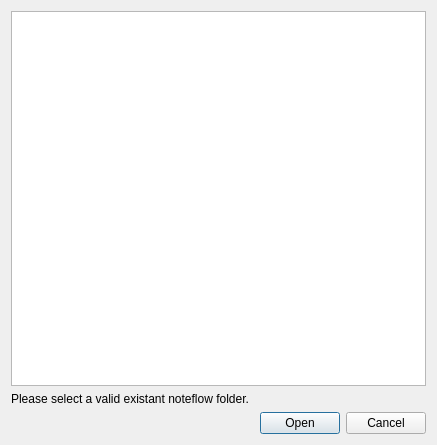
<?xml version="1.0" encoding="UTF-8"?>
<ui version="4.0">
 <class>folderDialog</class>
 <widget class="QDialog" name="folderDialog">
  <property name="geometry">
   <rect>
    <x>0</x>
    <y>0</y>
    <width>437</width>
    <height>445</height>
   </rect>
  </property>
  <property name="windowTitle">
   <string>Dialog</string>
  </property>
  <layout class="QVBoxLayout" name="verticalLayout">
   <item>
    <widget class="QTreeView" name="tree"/>
   </item>
   <item>
    <widget class="QLabel" name="label">
     <property name="text">
      <string>Please select a valid existant noteflow folder.</string>
     </property>
    </widget>
   </item>
   <item>
    <widget class="QDialogButtonBox" name="btns">
     <property name="orientation">
      <enum>Qt::Horizontal</enum>
     </property>
     <property name="standardButtons">
      <set>QDialogButtonBox::Cancel|QDialogButtonBox::Open</set>
     </property>
    </widget>
   </item>
  </layout>
 </widget>
 <resources/>
 <connections>
  <connection>
   <sender>btns</sender>
   <signal>accepted()</signal>
   <receiver>folderDialog</receiver>
   <slot>accept()</slot>
   <hints>
    <hint type="sourcelabel">
     <x>248</x>
     <y>254</y>
    </hint>
    <hint type="destinationlabel">
     <x>157</x>
     <y>274</y>
    </hint>
   </hints>
  </connection>
  <connection>
   <sender>btns</sender>
   <signal>rejected()</signal>
   <receiver>folderDialog</receiver>
   <slot>reject()</slot>
   <hints>
    <hint type="sourcelabel">
     <x>316</x>
     <y>260</y>
    </hint>
    <hint type="destinationlabel">
     <x>286</x>
     <y>274</y>
    </hint>
   </hints>
  </connection>
 </connections>
</ui>
